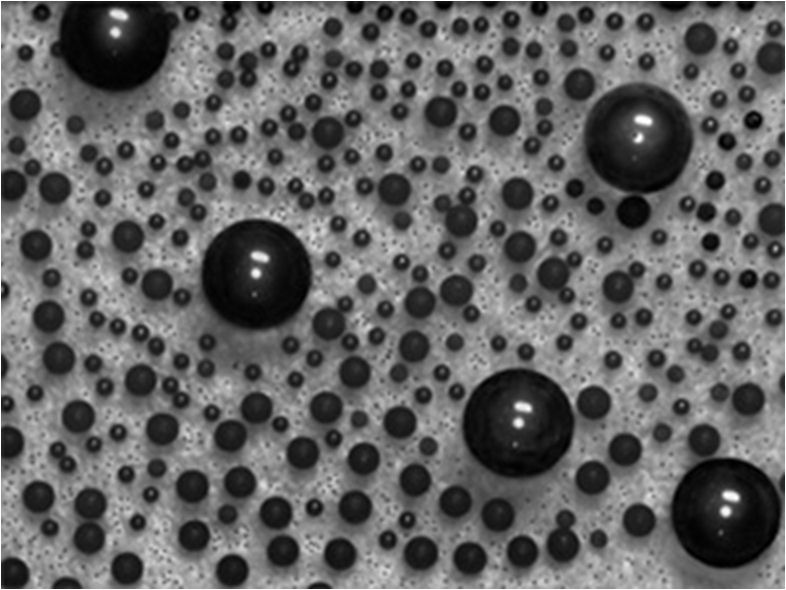
#> input picture images/assignment4/Beads.jpg, 786 x 590 px
$ python assignment4-p1-optimal.py   (Python 2 division)
#> lines starting #> are read from the running program, lines starting #| are printed output that depends on the picture; after the words box and inside, x2 and y2 are one past the last pixel; in counts of white or black regions, pixels touching at a corner belong together
### scripts/globalOptimalThresholding.py
import cv2 as cv
import numpy as np
import copy

# globalOptimalThresholding Takes an original image
# to be thresholded and threshold it using
# optimal thresholding method
# returns optimal threshold , thresholded image


def globalOptimalThresholding(image):
    rows = image.shape[0]
    cols = image.shape[1]
    # get  initial background mean  (4corners)
    background = [image[0, 0], image[0, cols-1], image[rows-1, 0], image[rows-1, cols-1]]
    background_mean = np.mean(background)
    # get  initial foreground mean
    foreground_mean = np.mean(image) - background_mean
    # get  initial threshold
    thresh = (background_mean + foreground_mean) / 2.0

    while True:
        old_thresh = thresh
        new_foreground = image[np.where(image >= thresh)]
        new_background = image[np.where(image < thresh)]
        if new_background.size:
            new_background_mean = np.mean(new_background)
        else:
            new_background_mean = 0
        if new_foreground.size:
            new_foreground_mean = np.mean(new_foreground)
        else:
            new_foreground_mean = 0
        # update threshold
        thresh = (new_background_mean + new_foreground_mean) / 2
        if old_thresh == thresh:
            break

    # convert to binary [ (0 , 255) only]
    binary_output = copy.deepcopy(image)
    for r in range(0, rows):
        for c in range(0, cols):
            if image[r, c] >= thresh:
                binary_output[r, c] = 255
            else:
                binary_output[r, c] = 0
    return binary_output, round(thresh,2)

### scripts/localOptimalThresholding.py
import cv2 as cv
import numpy as np
import copy

# localOptimalThresholding Takes an original image ,block_size
# to be thresholded and divide it's into blocks and threshold each
# block by optimal thresholding method
# returns thresholded image

def localOptimalThresholding(image, block_size):
    if image.shape[0] != image.shape[1]:
        if image.shape[0] > image.shape[1]:
            resizedImage = cv.resize(image, (image.shape[0], image.shape[0]))
        else:
            resizedImage = cv.resize(image, (image.shape[1], image.shape[1]))
    else:
        resizedImage = image
    rows = resizedImage.shape[0]
    cols = resizedImage.shape[1]

    if block_size <= 2:
        print "Error in local thresholding , block size should be greater than 2 ! "
        exit()

    if block_size > image.shape[0] and block_size > image.shape[1]:
        print "Error local thresholding , block size should be smaller than image size!"
        exit()

    outputImage = np.zeros(resizedImage.shape)
    #------------------------------------ optimal thresholding algorithm------------------------------------------#

    for r in range(0, rows, block_size):
        for c in range(0, cols, block_size):
            # Extarct blocks
            block = resizedImage[r:min(r + block_size,rows), c:min(c + block_size, cols)]
            # get  initial background mean  (4corners)
            background = [block[0, 0], block[0, block.shape[1]-1], block[block.shape[0]-1, 0], block[block.shape[0]-1, block.shape[1]-1]]
            background_mean = np.mean(background)
            # get  initial foreground mean
            foreground_mean = np.mean(block) - background_mean
            # get  initial threshold
            thresh = (background_mean + foreground_mean) / 2.0
            while True:
                old_thresh = thresh
                new_foreground = block[np.where(block >= thresh)]
                new_background = block[np.where(block < thresh)]
                if new_background.size:
                    new_background_mean = np.mean(new_background)
                else:
                    new_background_mean = 0
                if new_foreground.size:
                    new_foreground_mean = np.mean(new_foreground)
                else:
                    new_foreground_mean = 0
                # update threshold
                thresh = (new_background_mean + new_foreground_mean) / 2
                if old_thresh == thresh:
                    break

            # convert to binary [ (0 , 255) only]
            thresholdedBlock = np.zeros(block.shape)
            for row in range(0, block.shape[0]):
                for col in range(0, block.shape[1]):
                    if block[row, col] >= thresh:
                        thresholdedBlock[row, col] = 255
                    else:
                        thresholdedBlock[row, col] = 0

            # fill the output image for each block
            outputImage[r:min(r + block_size, rows) , c:min(c + block_size, cols)] = thresholdedBlock

    # resize output  image back to original size
    outputImage = cv.resize(outputImage, (image.shape[1], image.shape[0]))
    return outputImage

### assignment4-p1/assignment4-p1-optimal.py
import cv2 as cv
import sys
import numpy as np
sys.path.append('../scripts')

from globalOptimalThresholding import globalOptimalThresholding
from localOptimalThresholding import localOptimalThresholding

# load gray images
imageColor = cv.imread('../images/assignment4/Beads.jpg')
#> imageColor is the input picture: shape (590, 786, 3); min 0, max 255, mean 100.9
imageGray = cv.imread('../images/assignment4/Beads.jpg', cv.IMREAD_GRAYSCALE)
#> imageGray: shape (590, 786); min 0, max 255, mean 100.9

# ---------------------------Global thresholding--------------------------------------- #

thresholdedImageGlobal , optimal_threshold = globalOptimalThresholding(imageGray)
#> in globalOptimalThresholding, `background = [image[0, 0], image[0, cols-1], image[rows-1, 0], image[r..`: background = [255, 255, 255, 255]
#> in globalOptimalThresholding, `background_mean = np.mean(background)`: background_mean = 255
#> in globalOptimalThresholding, `foreground_mean = np.mean(image) - background_mean`: foreground_mean = -154.1
#> in globalOptimalThresholding, `thresh = (background_mean + foreground_mean) / 2.0`: thresh = 50.44
#> the loop in globalOptimalThresholding, `while True:` made 6 passes
#> (old_thresh, new_background_mean, new_foreground_mean, thresh) on passes 1 to 6: (50.44, 29.01, 126.2, 77.62), (77.62, 36.78, 133.4, 85.1), (85.1, 40.01, 135.6, 87.78), (87.78, 40.95, 136.1, 88.54), (88.54, 41.44, 136.4, 88.94), (88.94, 41.44, 136.4, 88.94)
#> after the loop in globalOptimalThresholding, `for r in range(0, rows):`:
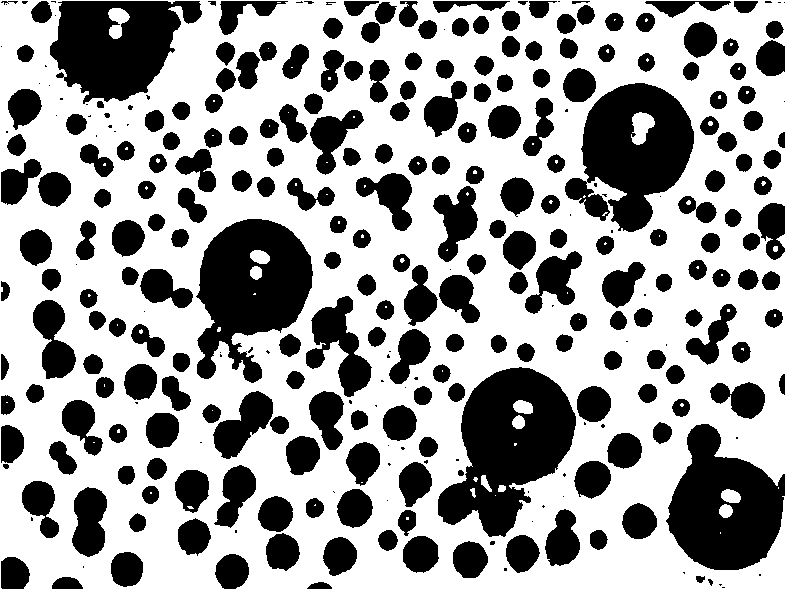
#> binary_output: shape (590, 786); 62.6% white; 312 black regions (78 under 20 px), largest, box (x1, y1, x2, y2) and area: (438, 367, 576, 537) 13474, (196, 219, 313, 383) 11740, (565, 83, 694, 232) 11494
#> optimal_threshold = 88.94
print "global threshold using optimal thresholding method = ", optimal_threshold
#| global threshold using optimal thresholding method =  88.94
# ---------------------------local thresholding---------------------------------------- #

blockSize = 16
thresholdedImageLocal = localOptimalThresholding(imageGray , blockSize)
#> in localOptimalThresholding, `resizedImage = cv.resize(image, (image.shape[1], image.shape[1]))`:
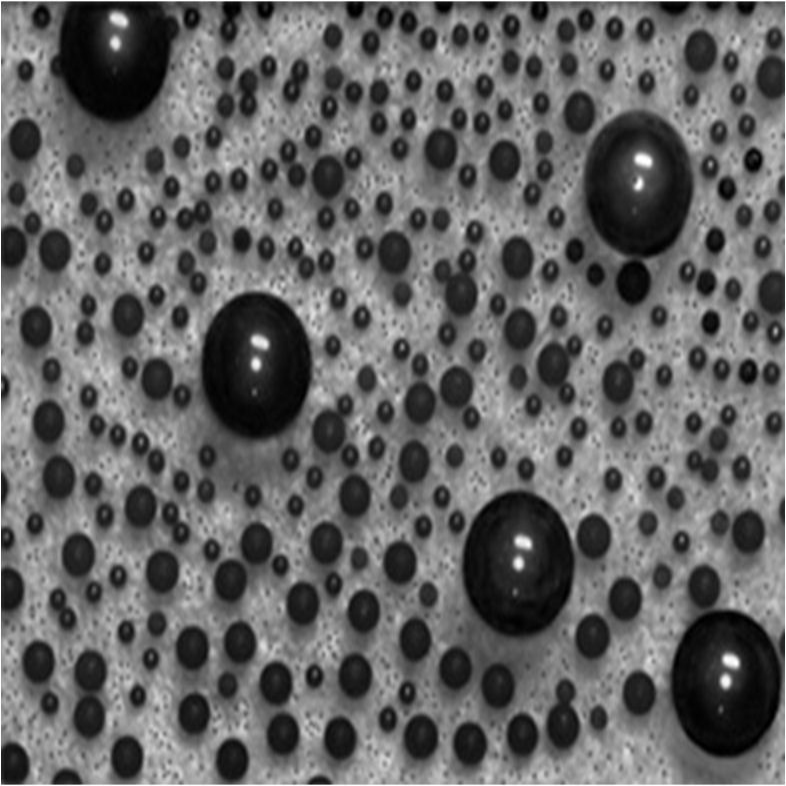
#> resizedImage: shape (786, 786); min 0, max 255, mean 100.8
#> after the loop in localOptimalThresholding, `for r in range(0, rows, block_size):`:
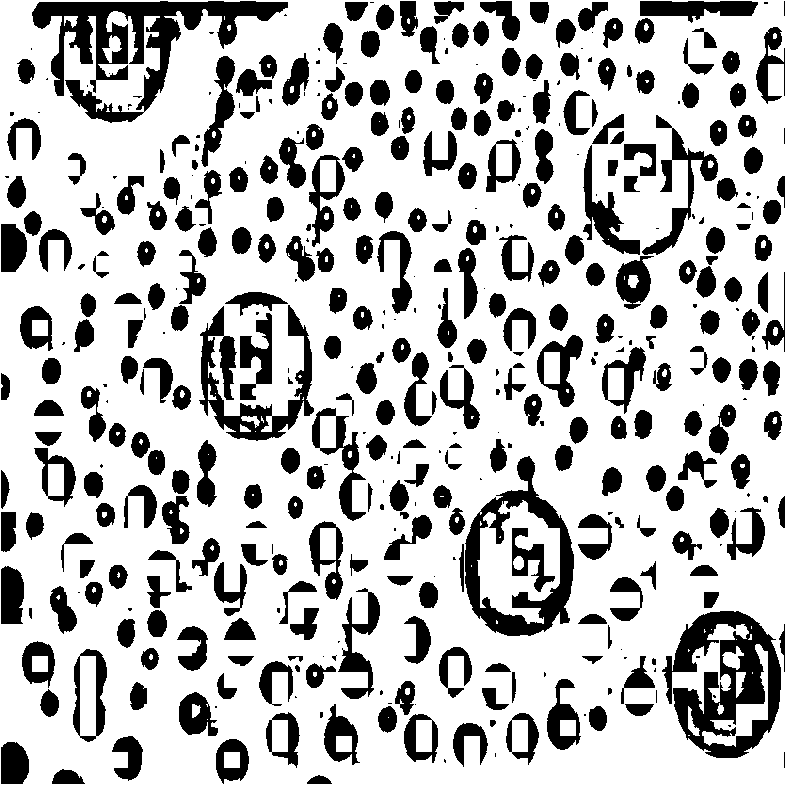
#> outputImage: shape (786, 786) float64; 74% white; 443 black regions (131 under 20 px), largest, box (x1, y1, x2, y2) and area: (32, 1, 288, 123) 10199, (662, 611, 781, 758) 8685, (465, 456, 574, 636) 6251
#> in localOptimalThresholding, `outputImage = cv.resize(outputImage, (image.shape[1], image.shape[0]))`:
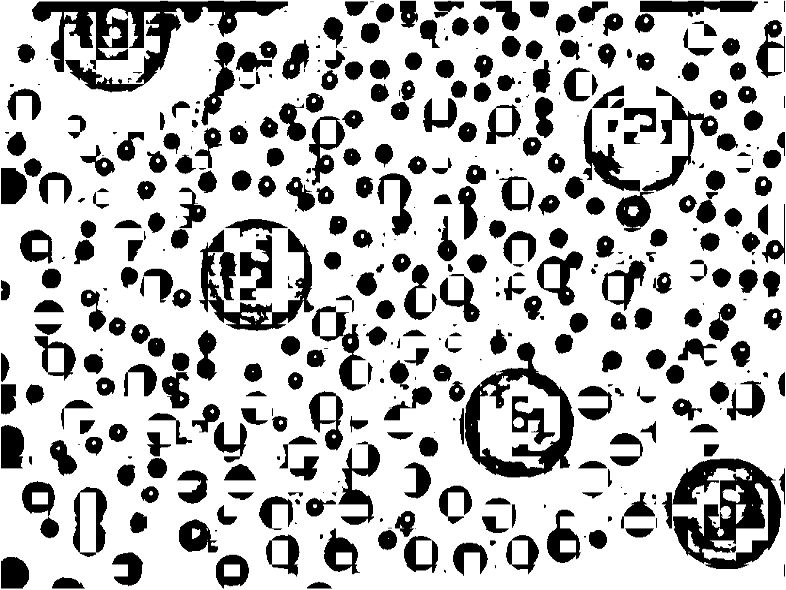
#> outputImage: shape (590, 786) float64; min 0, max 255, mean 188.8

cv.imshow('Original image', imageGray)
cv.imshow('global thresholding', thresholdedImageGlobal)
cv.imshow("Local thresholding of block size " + str(blockSize) , thresholdedImageLocal)
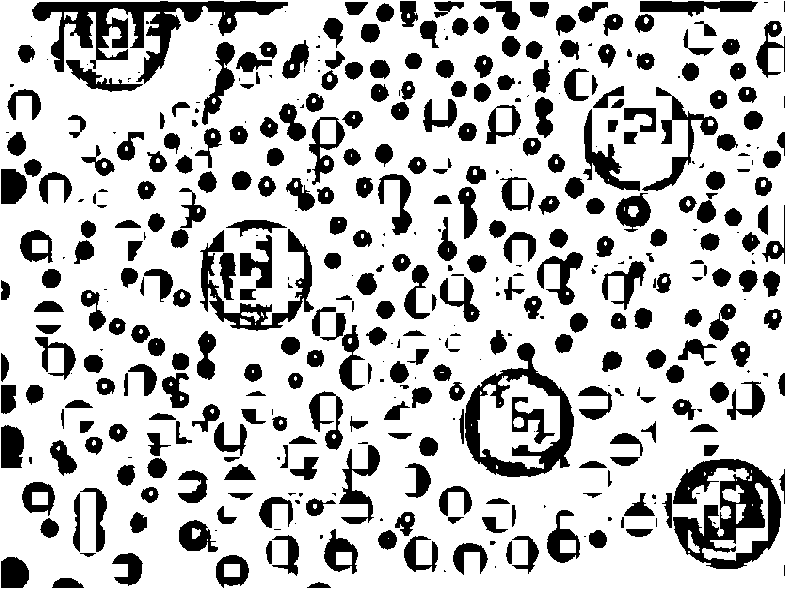
#> window 'Local thresholding of block si': shape (590, 786); min 0, max 255, mean 193.1
cv.waitKey(0)
cv.destroyAllWindows()

$ run again, with images/assignment4/CTlung.jpg copied over images/assignment4/Beads.jpg
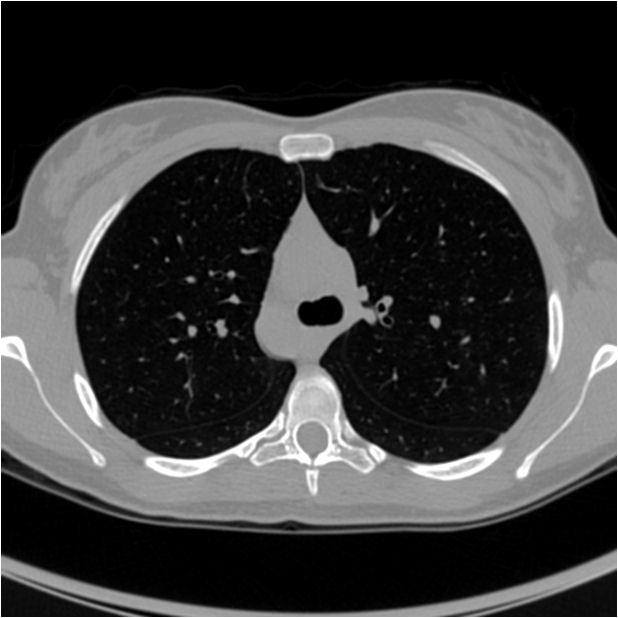
#> input picture images/assignment4/CTlung.jpg, 618 x 618 px
#> imageColor is the input picture: shape (618, 618, 3); min 0, max 255, mean 62.3
#> background = [255, 255, 255, 255]
#> background_mean = 255
#> foreground_mean = -192.7
#> in globalOptimalThresholding, `thresh = (background_mean + foreground_mean) / 2.0`: thresh = 31.15
#> the loop in globalOptimalThresholding, `while True:` made 5 passes
#> (old_thresh, new_background_mean, new_foreground_mean, thresh) on passes 1 to 5: (31.15, 5.64, 144.1, 74.86), (74.86, 7.8, 151.8, 79.78), (79.78, 8.08, 152.3, 80.17), (80.17, 8.13, 152.3, 80.24), (80.24, 8.13, 152.3, 80.24)
#> after the loop in globalOptimalThresholding, `for r in range(0, rows):`:
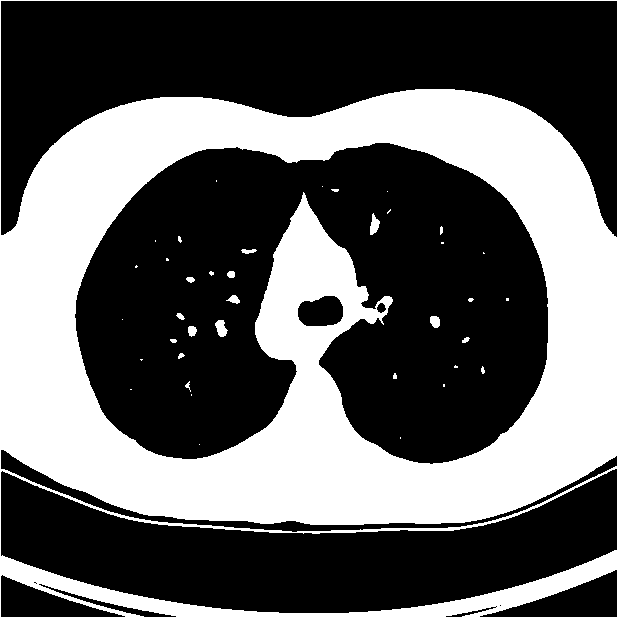
#> binary_output: shape (618, 618); 37.6% white; 39 white regions (22 under 20 px), largest, box (x1, y1, x2, y2) and area: (0, 0, 618, 618) 142466, (215, 320, 228, 337) 145, (370, 213, 380, 235) 133
#> optimal_threshold = 80.24
#| global threshold using optimal thresholding method =  80.24
#> after the loop in localOptimalThresholding, `for r in range(0, rows, block_size):`:
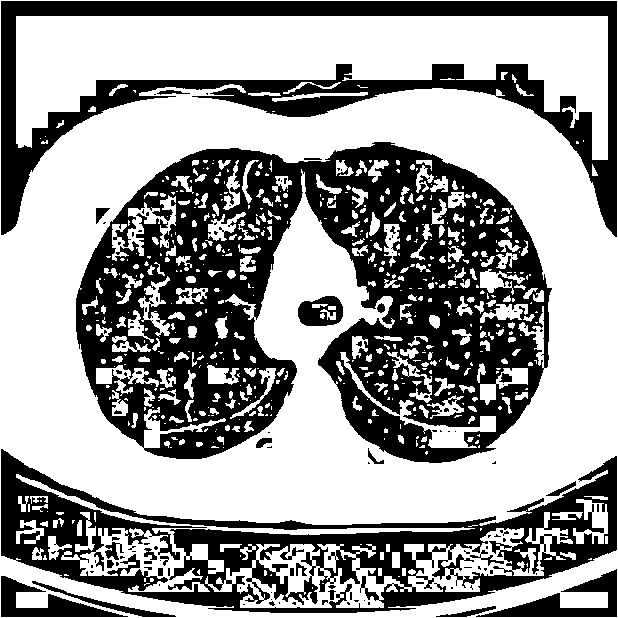
#> outputImage: shape (618, 618) float64; 60.6% white; 135 black regions (102 under 20 px), largest, box (x1, y1, x2, y2) and area: (76, 142, 552, 463) 81233, (1, 449, 617, 613) 32566, (1, 1, 617, 237) 28502

$ run again, with images/assignment4/Citycolorhouse.jpg copied over images/assignment4/Beads.jpg
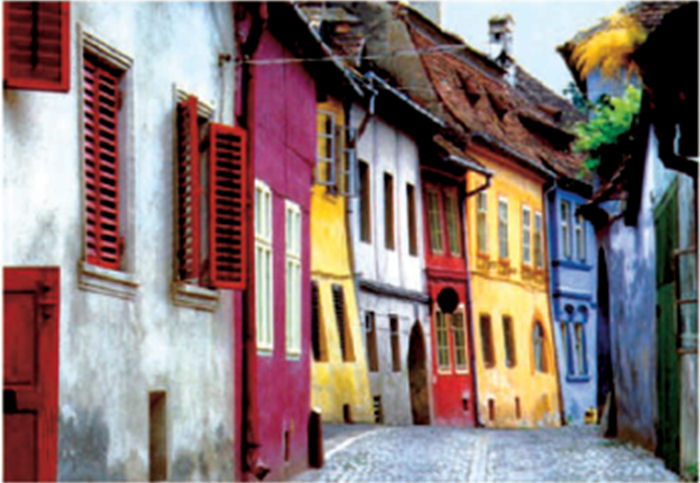
#> input picture images/assignment4/Citycolorhouse.jpg, 700 x 483 px
#> imageColor is the input picture: shape (483, 700, 3); mean B, G, R 116.9, 119.3, 136.6
#> background = [248, 231, 254, 225]
#> background_mean = 239.5
#> foreground_mean = -115.3
#> in globalOptimalThresholding, `thresh = (background_mean + foreground_mean) / 2.0`: thresh = 62.09
#> the loop in globalOptimalThresholding, `while True:` made 8 passes
#> (old_thresh, new_background_mean, new_foreground_mean, thresh) on passes 1 to 8: (62.09, 26.23, 156.2, 91.23), (91.23, 44.12, 173.3, 108.7), (108.7, 54.23, 184.8, 119.5), (119.5, 59.23, 191, 125.1), (125.1, 61.53, 193.7, 127.6), (127.6, 62.28, 194.6, 128.5), (128.5, 62.67, 195.1, 128.9), (128.9, 62.67, 195.1, 128.9)
#> after the loop in globalOptimalThresholding, `for r in range(0, rows):`:
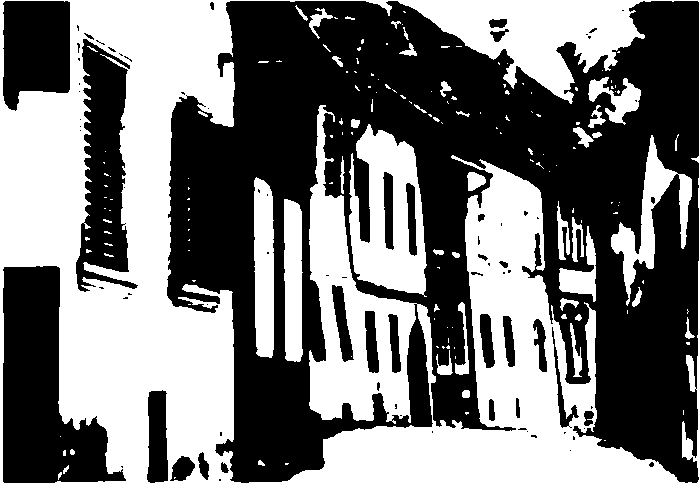
#> binary_output: shape (483, 700); 46.4% white; 162 white regions (113 under 20 px), largest, box (x1, y1, x2, y2) and area: (0, 0, 700, 483) 81536, (249, 105, 685, 483) 51041, (349, 124, 427, 297) 8256
#> optimal_threshold = 128.9
#| global threshold using optimal thresholding method =  128.88
#> `cv.imshow("Local thresholding of block size " + str(blockSize) , thres..`:
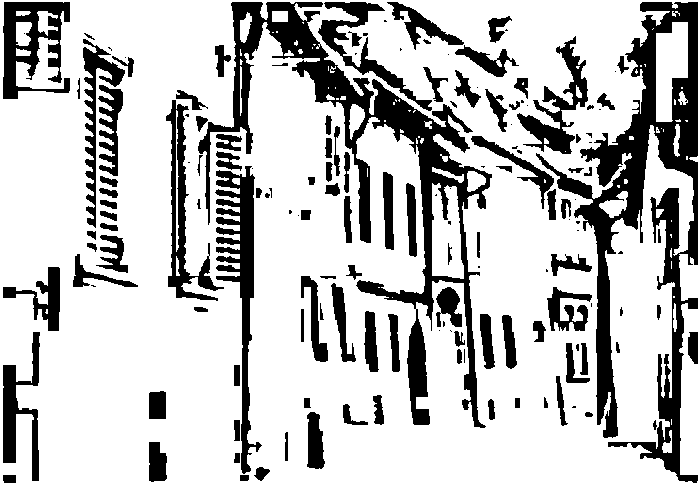
#> window 'Local thresholding of block si': shape (483, 700); 75.6% white; 155 black regions (46 under 20 px), largest, box (x1, y1, x2, y2) and area: (536, 2, 698, 483) 19654, (198, 2, 492, 428) 18412, (215, 166, 262, 474) 4586
